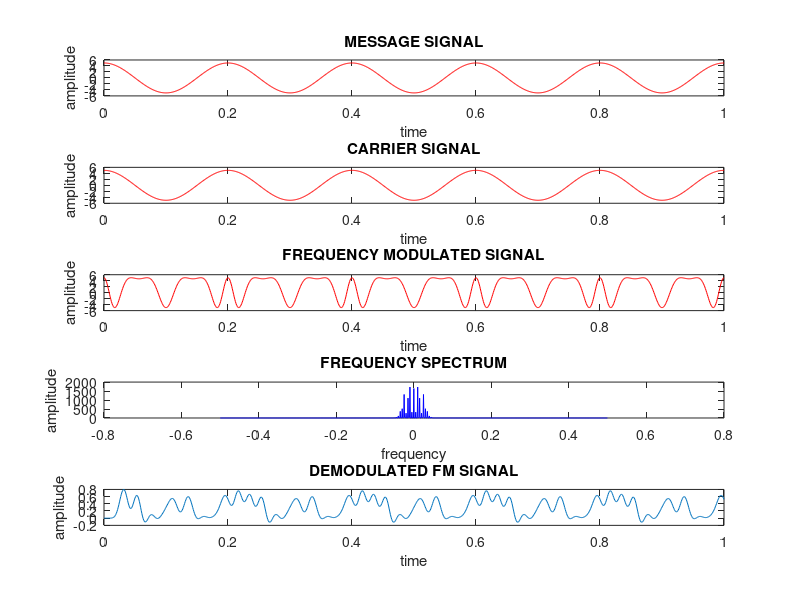

This chart was generated by the following MATLAB code:
% Frequency modulation, fourier transformation and demodulation

clc;
close all;
clear all;
t=0:0.001:1;
am=input('Enter message amplitude: ');
fm=input('Enter message frequency: ');
ac=input('Enter carrier amplitude: ');
fc=input('Enter carrier frequency: ');
b=input('Enter value of modulation index: ');

% message signal
mt=am*cos(2*pi*fm*t);
subplot(5,1,1)
plot(t,mt,'r')
title('MESSAGE SIGNAL')
xlabel('time')
ylabel('amplitude')

% carrier signal
c=ac*cos(2*pi*fc*t);
subplot(5,1,2)
plot(t,c,'r')
title('CARRIER SIGNAL')
xlabel('time')
ylabel('amplitude')

% frequency modulation
FM=ac*cos((2*pi*fc*t)+(b*sin(2*pi*fm*t)));
subplot(5,1,3)
plot(t,FM,'r')
title('FREQUENCY MODULATED SIGNAL')
xlabel('time')
ylabel('amplitude')

% fourier transformation
n=length(FM);
Mif=abs(fftshift(fft(FM)));
f=[-(n/2):((n/2)-1)]/n;
subplot(5,1,4)
plot(f,Mif,'b')
title('FREQUENCY SPECTRUM')
xlabel('frequency')
ylabel('amplitude')

% demodulated signal with filter
dem1=diff(FM);
dem1=[0 dem1];
dem=abs(dem1);
[b,a]=butter(10,0.1);
dem2=filter(b,a,dem);
subplot(5,1,5)
plot(t,dem2)
title('DEMODULATED FM SIGNAL')
xlabel('time')
ylabel('amplitude')

